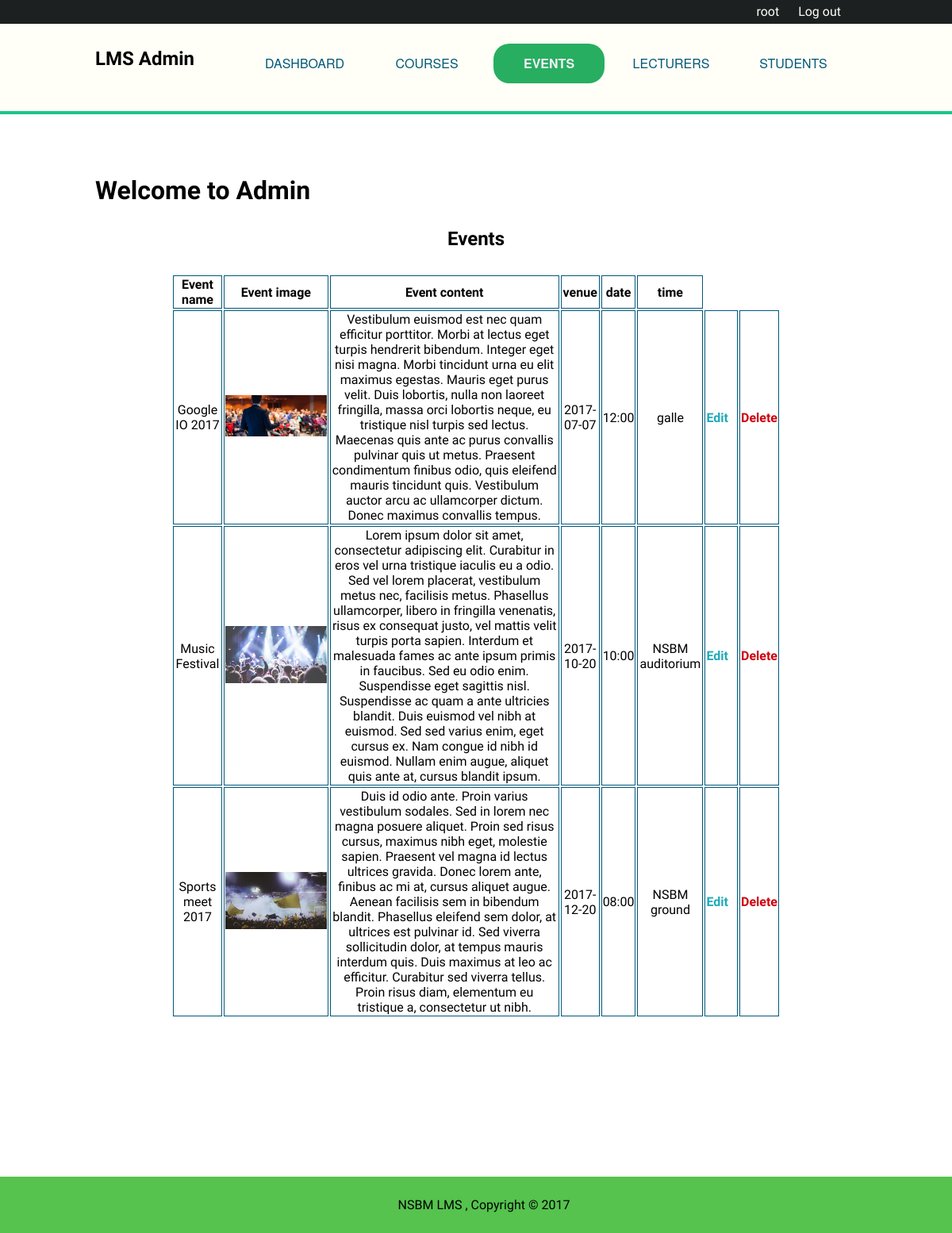
The app's page /admin/admin_viewevents.php (signed in) with its own data.
### tables this page shows
CREATE TABLE `events` (
  `events_id` int(11) NOT NULL,
  `event_name` varchar(255) NOT NULL,
  `event_image` text NOT NULL,
  `event_content` text NOT NULL,
  `venue` varchar(255) NOT NULL,
  `date` date NOT NULL,
  `time` varchar(255) NOT NULL
);

### admin/admin_viewevents.php (the view, shortened to what this page needs)
<?php
include "../php/db.php";
?>
    <?php   include "./includes/head.php";
            include "./includes/navBars_events.php"    ?>
        <div class="main">
            <div class="container">
                <h1>Welcome to Admin <sub style="color:gray;"> <?php echo $_SESSION['fullname'] ?> </sub></h1>
                <div class="addEvent">
                    <h2>Events</h2>
                    <div class="existCourses">
            <?php
        $query ="select * from events";
        $select_events=mysqli_query($connection,$query);
        ?>
                <table class="viewEvents">
                    <thead>
                        <tr>
                            <th>Event name</th>
                            <th>Event image</th>
                            <th>Event content</th>
                            <th>venue</th>
                            <th>date</th>
                            <th>time</th>
                        </tr>
                    </thead>
                    <tbody>
                        <?php
        while($row=mysqli_fetch_assoc($select_events)){
            $id = $row["events_id"];
            $e_name = $row["event_name"];
            $e_image = $row["event_image"];
            $e_content = $row["event_content"];
            $e_date = $row["date"];
            $e_time = $row["time"];
            $e_venue = $row["venue"];
            echo "<tr>";
            echo "<td>{$e_name}</td>";
            echo "<td><img style='width:100%' src='../website/{$e_image}' alt='image'></td>";
            echo "<td>{$e_content}</td>";
            echo "<td>{$e_date}</td>";
            echo "<td>{$e_time}</td>";
            echo "<td>{$e_venue}</td>";
            echo "<td><a href='admin_viewevents.php?edit={$id}' class='edit'>Edit</a></td>";
            echo "<td><a href='admin_viewevents.php?delete={$id}&name={$e_image}' class='delete'>Delete</a></td>";
            echo "</tr>";
        }
        ?>
                    </tbody>
                </table>
        </div>
                </div>
                </div>
</div>
        <?php   include "./includes/footer.php";    ?>

### admin/includes/head.php (shortened to what this page needs)
       <!DOCTYPE html>
<html lang="en">
    <head>
    <link rel="stylesheet" href="./css/styles.css">
</head>

### admin/includes/navBars_events.php (shortened to what this page needs)
<body>
 <div class="topNav">
     <div class="container">
         <ul class="topLogin">
             <li><a href="dashboard.php"><?php echo $_SESSION['username']; ?></a></li>
             <li><a href="../php/logout.php">Log out</a></li>
         </ul>
     </div>
 </div>
 <nav>
     <div class="container">
         <div class="header">
             <h1><a href="../website/index.php">LMS Admin</a></h1>
         </div>
         <ul class="navbar" id="menu">
             <li><a href="dashboard.php">DashBoard</a></li>
             <li><a href="./admin_courses.php">Courses</a>
             </li>
             <li><a href="" class="current">Events</a>
             </li>
             <li><a href="./admin_lecturers.php">Lecturers</a></li>
             <li><a href="./admin_students.php">Students</a></li>
         </ul>
     </div>
 </nav>

### admin/includes/footer.php
<footer>
        <div class="copyrightFooter">
            <p>NSBM LMS , Copyright &copy; 2017</p>
            </div>
        </footer>
    </body>
    </html>

### admin/css/styles.css (style rules this page uses)
body { font-size: 16px; margin: 0; padding: 0; height: 100%; overflow-x: hidden; font-family: 'Bubbler One', sans-serif; }
ul { list-style: none; margin: 0; padding: 0; }
.container { width: 80%; overflow: hidden; margin: auto; }
a { text-decoration: none; }
a:link { color: #000; text-decoration: none; }
.main { z-index: 1; padding-top:200px; }
li { list-style: none; }
.topNav { background-color: #1C2021; color: #ECF0F1; height: 37px; overflow: hidden; position: fixed; width: 100%; z-index: 30; margin-top: 0; }
.topNav .topLogin { float: right; }
.topNav .topLogin li { display: inline-block; margin: 5px 20px 0 0; }
.topNav .topLogin li a { color: #FFFFF7; }
nav { background-color: #FFFFF7; color: #00587A; padding-top: 10px; min-height: 70px; border-bottom: #19c589 4px solid; position: fixed; width: 100%; top: 30px; overflow: visible; z-index: 30; }
nav .header { height: 100px; float: left; width: 20%; }
nav .navbar { float: right; padding-top: 15px; }
nav .navbar .current { background: #27AE60; color: #F0F1F5; border-radius: 20px; font-weight: bold; }
nav .navbar li { text-align: right; padding-right: 10px; display: inline-block; }
nav .navbar li a { display: block; text-decoration: none; min-width: 140px; color: #00587A; line-height: 50px; text-align: center; font-family: "Helvetica Neue", Helvetica, Arial, sans-serif; text-transform: uppercase; }
.existCourses table { width: 80%; margin:auto; margin-top:30px; text-align: center; }
.existCourses table th,td { border: 1px solid #00587A; border-collapse: collapse; }
.existCourses table .delete { color: #CF000F; font-weight: bold; }
.existCourses table .edit { color: #1DABB8; font-weight: bold; margin-right: 10px; }
.inq table th,td { border: 1px solid #00587A; border-collapse: collapse; }
.addEvent { text-align: center; }
footer .copyrightFooter { background-color: #55C34D; margin-top: 20px; padding: 10px; text-align: center; width:100%; bottom: 0; margin-top:200px; }

### records on screen
events: event_name "Google IO 2017", event_image (picture), event_content "Vestibulum euismod est nec quam efficitur porttitor. Morbi at lectus eget turpis hendrerit bibendum. Integer eget nisi magna. Morbi tincidunt urna eu elit maximus egestas. Mauris eget purus velit. Duis lobortis, nulla non laoreet fringilla, massa orci lobortis neque, eu tristique nisl turpis sed lectus. Maecenas quis ante ac purus convallis pulvinar quis ut metus. Praesent condimentum finibus odio, quis eleifend mauris tincidunt quis. Vestibulum auctor arcu ac ullamcorper dictum. Donec maximus convallis tempus.", date "2017-07-07", time "12:00", venue "galle"
events: event_name "Music Festival", event_image (picture), event_content "Lorem ipsum dolor sit amet, consectetur adipiscing elit. Curabitur in eros vel urna tristique iaculis eu a odio. Sed vel lorem placerat, vestibulum metus nec, facilisis metus. Phasellus ullamcorper, libero in fringilla venenatis, risus ex consequat justo, vel mattis velit turpis porta sapien. Interdum et malesuada fames ac ante ipsum primis in faucibus. Sed eu odio enim. Suspendisse eget sagittis nisl. Suspendisse ac quam a ante ultricies blandit. Duis euismod vel nibh at euismod. Sed sed varius enim, eget cursus ex. Nam congue id nibh id euismod. Nullam enim augue, aliquet quis ante at, cursus blandit ipsum.", date "2017-10-20", time "10:00", venue "NSBM auditorium"
events: event_name "Sports meet 2017", event_image (picture), event_content "Duis id odio ante. Proin varius vestibulum sodales. Sed in lorem nec magna posuere aliquet. Proin sed risus cursus, maximus nibh eget, molestie sapien. Praesent vel magna id lectus ultrices gravida. Donec lorem ante, finibus ac mi at, cursus aliquet augue. Aenean facilisis sem in bibendum blandit. Phasellus eleifend sem dolor, at ultrices est pulvinar id. Sed viverra sollicitudin dolor, at tempus mauris interdum quis. Duis maximus at leo ac efficitur. Curabitur sed viverra tellus. Proin risus diam, elementum eu tristique a, consectetur ut nibh.", date "2017-12-20", time "08:00", venue "NSBM ground"

### other values on screen
$_SESSION['username'] "root"
